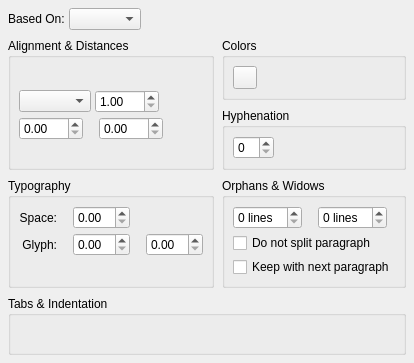
     <widget class="QWidget" name="tab">
      <attribute name="title">
       <string>Properties</string>
      </attribute>
      <layout class="QVBoxLayout" name="verticalLayout_8" stretch="0,0,0,1">
       <property name="spacing">
        <number>8</number>
       </property>
       <property name="leftMargin">
        <number>8</number>
       </property>
       <property name="topMargin">
        <number>8</number>
       </property>
       <property name="rightMargin">
        <number>8</number>
       </property>
       <property name="bottomMargin">
        <number>8</number>
       </property>
       <item>
        <layout class="QHBoxLayout">
         <property name="spacing">
          <number>4</number>
         </property>
         <item>
          <widget class="QLabel" name="parentLabel">
           <property name="text">
            <string>Based On:</string>
           </property>
           <property name="wordWrap">
            <bool>false</bool>
           </property>
          </widget>
         </item>
         <item>
          <widget class="QComboBox" name="parentCombo">
           <property name="toolTip">
            <string>Parent Style</string>
           </property>
           <property name="sizeAdjustPolicy">
            <enum>QComboBox::SizeAdjustPolicy::AdjustToContents</enum>
           </property>
          </widget>
         </item>
         <item>
          <spacer name="horizontalSpacer_10">
           <property name="orientation">
            <enum>Qt::Orientation::Horizontal</enum>
           </property>
           <property name="sizeHint" stdset="0">
            <size>
             <width>0</width>
             <height>20</height>
            </size>
           </property>
          </spacer>
         </item>
        </layout>
       </item>
       <item>
        <layout class="QGridLayout" name="gridLayout">
         <item row="0" column="1">
          <widget class="QGroupBox" name="smColorGroup">
           <property name="title">
            <string>Colors</string>
           </property>
           <layout class="QVBoxLayout" name="verticalLayout_4">
            <property name="spacing">
             <number>4</number>
            </property>
            <property name="leftMargin">
             <number>8</number>
            </property>
            <property name="topMargin">
             <number>8</number>
            </property>
            <property name="rightMargin">
             <number>8</number>
            </property>
            <property name="bottomMargin">
             <number>8</number>
            </property>
            <item>
             <layout class="QHBoxLayout" name="smColorGroupLayout">
              <property name="spacing">
               <number>16</number>
              </property>
              <item>
               <widget class="SMColorButton" name="backgroundColor">
                <property name="text">
                 <string/>
                </property>
               </widget>
              </item>
              <item>
               <spacer name="horizontalSpacer_12">
                <property name="orientation">
                 <enum>Qt::Orientation::Horizontal</enum>
                </property>
                <property name="sizeHint" stdset="0">
                 <size>
                  <width>0</width>
                  <height>20</height>
                 </size>
                </property>
               </spacer>
              </item>
             </layout>
            </item>
            <item>
             <spacer name="verticalSpacer_6">
              <property name="orientation">
               <enum>Qt::Orientation::Vertical</enum>
              </property>
              <property name="sizeHint" stdset="0">
               <size>
                <width>20</width>
                <height>0</height>
               </size>
              </property>
             </spacer>
            </item>
           </layout>
          </widget>
         </item>
         <item row="1" column="1">
          <widget class="QGroupBox" name="groupBox">
           <property name="title">
            <string>Hyphenation</string>
           </property>
           <layout class="QVBoxLayout" name="verticalLayout_7">
            <property name="spacing">
             <number>4</number>
            </property>
            <property name="leftMargin">
             <number>8</number>
            </property>
            <property name="topMargin">
             <number>8</number>
            </property>
            <property name="rightMargin">
             <number>8</number>
            </property>
            <property name="bottomMargin">
             <number>8</number>
            </property>
            <item>
             <layout class="QHBoxLayout" name="horizontalLayout_3" stretch="0,1">
              <item>
               <widget class="FormWidget" name="consecutiveHyphenLabel" native="true">
                <property name="sizePolicy">
                 <sizepolicy hsizetype="Preferred" vsizetype="Minimum">
                  <horstretch>0</horstretch>
                  <verstretch>0</verstretch>
                 </sizepolicy>
                </property>
                <property name="label" stdset="0">
                 <string/>
                </property>
                <layout class="QHBoxLayout" name="horizontalLayout_10">
                 <property name="leftMargin">
                  <number>0</number>
                 </property>
                 <property name="topMargin">
                  <number>0</number>
                 </property>
                 <property name="rightMargin">
                  <number>0</number>
                 </property>
                 <property name="bottomMargin">
                  <number>0</number>
                 </property>
                 <item>
                  <widget class="SMSpinBox" name="maxConsecutiveCountSpinBox">
                   <property name="toolTip">
                    <string>Maximum number of Hyphenations following each other.
A value of 0 means unlimited hyphenations.</string>
                   </property>
                  </widget>
                 </item>
                </layout>
               </widget>
              </item>
              <item>
               <spacer name="horizontalSpacer_5">
                <property name="orientation">
                 <enum>Qt::Orientation::Horizontal</enum>
                </property>
                <property name="sizeHint" stdset="0">
                 <size>
                  <width>0</width>
                  <height>20</height>
                 </size>
                </property>
               </spacer>
              </item>
             </layout>
            </item>
            <item>
             <spacer name="verticalSpacer_7">
              <property name="orientation">
               <enum>Qt::Orientation::Vertical</enum>
              </property>
              <property name="sizeHint" stdset="0">
               <size>
                <width>20</width>
                <height>0</height>
               </size>
              </property>
             </spacer>
            </item>
           </layout>
          </widget>
         </item>
         <item row="2" column="0">
          <widget class="QGroupBox" name="advSettingsGroupBox">
           <property name="enabled">
            <bool>true</bool>
           </property>
           <property name="minimumSize">
            <size>
             <width>0</width>
             <height>0</height>
            </size>
           </property>
           <property name="title">
            <string>Typography</string>
           </property>
           <layout class="QGridLayout" name="gridLayout_4">
            <property name="leftMargin">
             <number>8</number>
            </property>
            <property name="topMargin">
             <number>8</number>
            </property>
            <property name="rightMargin">
             <number>8</number>
            </property>
            <property name="bottomMargin">
             <number>8</number>
            </property>
            <property name="horizontalSpacing">
             <number>16</number>
            </property>
            <property name="verticalSpacing">
             <number>4</number>
            </property>
            <item row="0" column="1">
             <widget class="FormWidget" name="minSpaceLabel" native="true">
              <property name="sizePolicy">
               <sizepolicy hsizetype="Preferred" vsizetype="Minimum">
                <horstretch>0</horstretch>
                <verstretch>0</verstretch>
               </sizepolicy>
              </property>
              <property name="label" stdset="0">
               <string>Minimum</string>
              </property>
              <layout class="QHBoxLayout" name="horizontalLayout_8">
               <property name="leftMargin">
                <number>0</number>
               </property>
               <property name="topMargin">
                <number>0</number>
               </property>
               <property name="rightMargin">
                <number>0</number>
               </property>
               <property name="bottomMargin">
                <number>0</number>
               </property>
               <item>
                <widget class="SMScrSpinBox" name="minSpaceSpin">
                 <property name="minimumSize">
                  <size>
                   <width>0</width>
                   <height>0</height>
                  </size>
                 </property>
                 <property name="baseSize">
                  <size>
                   <width>0</width>
                   <height>0</height>
                  </size>
                 </property>
                 <property name="toolTip">
                  <string>Minimal width of spaces between words</string>
                 </property>
                </widget>
               </item>
              </layout>
             </widget>
            </item>
            <item row="1" column="2">
             <widget class="FormWidget" name="maxGlyphExtLabel" native="true">
              <property name="sizePolicy">
               <sizepolicy hsizetype="Preferred" vsizetype="Minimum">
                <horstretch>0</horstretch>
                <verstretch>0</verstretch>
               </sizepolicy>
              </property>
              <property name="label" stdset="0">
               <string>Maximum</string>
              </property>
              <layout class="QHBoxLayout" name="horizontalLayout_16">
               <property name="leftMargin">
                <number>0</number>
               </property>
               <property name="topMargin">
                <number>0</number>
               </property>
               <property name="rightMargin">
                <number>0</number>
               </property>
               <property name="bottomMargin">
                <number>0</number>
               </property>
               <item>
                <widget class="SMScrSpinBox" name="maxGlyphExtSpin">
                 <property name="minimumSize">
                  <size>
                   <width>0</width>
                   <height>0</height>
                  </size>
                 </property>
                 <property name="toolTip">
                  <string>Maximal extension of glyphs for justification</string>
                 </property>
                </widget>
               </item>
              </layout>
             </widget>
            </item>
            <item row="2" column="1">
             <spacer name="verticalSpacer_5">
              <property name="orientation">
               <enum>Qt::Orientation::Vertical</enum>
              </property>
              <property name="sizeHint" stdset="0">
               <size>
                <width>0</width>
                <height>0</height>
               </size>
              </property>
             </spacer>
            </item>
            <item row="0" column="0">
             <widget class="FormWidget" name="formWidget_3" native="true">
              <property name="sizePolicy">
               <sizepolicy hsizetype="Preferred" vsizetype="Minimum">
                <horstretch>0</horstretch>
                <verstretch>0</verstretch>
               </sizepolicy>
              </property>
              <property name="label" stdset="0">
               <string/>
              </property>
              <property name="preserveLabelSpace" stdset="0">
               <bool>true</bool>
              </property>
              <layout class="QHBoxLayout" name="horizontalLayout">
               <property name="leftMargin">
                <number>0</number>
               </property>
               <property name="topMargin">
                <number>0</number>
               </property>
               <property name="rightMargin">
                <number>0</number>
               </property>
               <property name="bottomMargin">
                <number>0</number>
               </property>
               <item>
                <widget class="QLabel" name="label">
                 <property name="text">
                  <string>Space:</string>
                 </property>
                 <property name="alignment">
                  <set>Qt::AlignmentFlag::AlignRight|Qt::AlignmentFlag::AlignTrailing|Qt::AlignmentFlag::AlignVCenter</set>
                 </property>
                </widget>
               </item>
              </layout>
             </widget>
            </item>
            <item row="1" column="1">
             <widget class="FormWidget" name="minGlyphExtLabel" native="true">
              <property name="sizePolicy">
               <sizepolicy hsizetype="Preferred" vsizetype="Minimum">
                <horstretch>0</horstretch>
                <verstretch>0</verstretch>
               </sizepolicy>
              </property>
              <property name="label" stdset="0">
               <string>Minimum</string>
              </property>
              <layout class="QHBoxLayout" name="horizontalLayout_14">
               <property name="leftMargin">
                <number>0</number>
               </property>
               <property name="topMargin">
                <number>0</number>
               </property>
               <property name="rightMargin">
                <number>0</number>
               </property>
               <property name="bottomMargin">
                <number>0</number>
               </property>
               <item>
                <widget class="SMScrSpinBox" name="minGlyphExtSpin">
                 <property name="minimumSize">
                  <size>
                   <width>0</width>
                   <height>0</height>
                  </size>
                 </property>
                 <property name="toolTip">
                  <string>Minimal shrinkage of glyphs for justification</string>
                 </property>
                </widget>
               </item>
              </layout>
             </widget>
            </item>
            <item row="1" column="0">
             <widget class="FormWidget" name="formWidget_4" native="true">
              <property name="sizePolicy">
               <sizepolicy hsizetype="Preferred" vsizetype="Minimum">
                <horstretch>0</horstretch>
                <verstretch>0</verstretch>
               </sizepolicy>
              </property>
              <property name="label" stdset="0">
               <string/>
              </property>
              <property name="preserveLabelSpace" stdset="0">
               <bool>true</bool>
              </property>
              <layout class="QHBoxLayout" name="horizontalLayout_2">
               <property name="leftMargin">
                <number>0</number>
               </property>
               <property name="topMargin">
                <number>0</number>
               </property>
               <property name="rightMargin">
                <number>0</number>
               </property>
               <property name="bottomMargin">
                <number>0</number>
               </property>
               <item>
                <widget class="QLabel" name="label_2">
                 <property name="text">
                  <string>Glyph:</string>
                 </property>
                 <property name="alignment">
                  <set>Qt::AlignmentFlag::AlignRight|Qt::AlignmentFlag::AlignTrailing|Qt::AlignmentFlag::AlignVCenter</set>
                 </property>
                </widget>
               </item>
              </layout>
             </widget>
            </item>
            <item row="1" column="3">
             <spacer name="horizontalSpacer">
              <property name="orientation">
               <enum>Qt::Orientation::Horizontal</enum>
              </property>
              <property name="sizeHint" stdset="0">
               <size>
                <width>0</width>
                <height>20</height>
               </size>
              </property>
             </spacer>
            </item>
           </layout>
          </widget>
         </item>
         <item row="0" column="0" rowspan="2">
          <widget class="QGroupBox" name="distancesBox">
           <property name="title">
            <string>Alignment &amp;&amp; Distances</string>
           </property>
           <layout class="QVBoxLayout" name="verticalLayout_2">
            <property name="spacing">
             <number>4</number>
            </property>
            <property name="leftMargin">
             <number>8</number>
            </property>
            <property name="topMargin">
             <number>8</number>
            </property>
            <property name="rightMargin">
             <number>8</number>
            </property>
            <property name="bottomMargin">
             <number>8</number>
            </property>
            <item>
             <layout class="QHBoxLayout" name="horizontalLayout_6" stretch="0,0,0,1">
              <property name="spacing">
               <number>16</number>
              </property>
              <item>
               <widget class="SMAlignSelect" name="alignment" native="true">
                <property name="sizePolicy">
                 <sizepolicy hsizetype="Minimum" vsizetype="Minimum">
                  <horstretch>0</horstretch>
                  <verstretch>0</verstretch>
                 </sizepolicy>
                </property>
                <property name="minimumSize">
                 <size>
                  <width>20</width>
                  <height>0</height>
                 </size>
                </property>
               </widget>
              </item>
              <item>
               <widget class="SMDirectionSelect" name="direction" native="true">
                <property name="minimumSize">
                 <size>
                  <width>20</width>
                  <height>0</height>
                 </size>
                </property>
               </widget>
              </item>
              <item>
               <widget class="SMOpticalMarginsWidget" name="optMarginWidget" native="true">
                <property name="minimumSize">
                 <size>
                  <width>20</width>
                  <height>0</height>
                 </size>
                </property>
               </widget>
              </item>
              <item>
               <spacer name="horizontalSpacer_4">
                <property name="orientation">
                 <enum>Qt::Orientation::Horizontal</enum>
                </property>
                <property name="sizeHint" stdset="0">
                 <size>
                  <width>0</width>
                  <height>20</height>
                 </size>
                </property>
               </spacer>
              </item>
             </layout>
            </item>
            <item>
             <layout class="QHBoxLayout" name="horizontalLayout_9" stretch="0,1">
              <property name="spacing">
               <number>16</number>
              </property>
              <item>
               <widget class="FormWidget" name="lineSpacingLabel" native="true">
                <property name="sizePolicy">
                 <sizepolicy hsizetype="Preferred" vsizetype="Minimum">
                  <horstretch>0</horstretch>
                  <verstretch>0</verstretch>
                 </sizepolicy>
                </property>
                <property name="label" stdset="0">
                 <string/>
                </property>
                <layout class="QHBoxLayout" name="horizontalLayout_4">
                 <property name="spacing">
                  <number>4</number>
                 </property>
                 <property name="leftMargin">
                  <number>0</number>
                 </property>
                 <property name="topMargin">
                  <number>0</number>
                 </property>
                 <property name="rightMargin">
                  <number>0</number>
                 </property>
                 <property name="bottomMargin">
                  <number>0</number>
                 </property>
                 <item>
                  <widget class="SMScComboBox" name="lineSpacingMode">
                   <property name="sizePolicy">
                    <sizepolicy hsizetype="MinimumExpanding" vsizetype="Fixed">
                     <horstretch>0</horstretch>
                     <verstretch>0</verstretch>
                    </sizepolicy>
                   </property>
                   <property name="toolTip">
                    <string>Line Spacing Mode</string>
                   </property>
                  </widget>
                 </item>
                 <item>
                  <widget class="SMScrSpinBox" name="lineSpacing">
                   <property name="toolTip">
                    <string>Line Spacing</string>
                   </property>
                   <property name="minimum">
                    <double>1.000000000000000</double>
                   </property>
                   <property name="maximum">
                    <double>300.000000000000000</double>
                   </property>
                  </widget>
                 </item>
                </layout>
               </widget>
              </item>
              <item>
               <spacer name="horizontalSpacer_8">
                <property name="orientation">
                 <enum>Qt::Orientation::Horizontal</enum>
                </property>
                <property name="sizeHint" stdset="0">
                 <size>
                  <width>0</width>
                  <height>20</height>
                 </size>
                </property>
               </spacer>
              </item>
             </layout>
            </item>
            <item>
             <layout class="QHBoxLayout" name="horizontalLayout_5">
              <property name="spacing">
               <number>16</number>
              </property>
              <item>
               <widget class="FormWidget" name="spaceAboveLabel" native="true">
                <property name="sizePolicy">
                 <sizepolicy hsizetype="Preferred" vsizetype="Minimum">
                  <horstretch>0</horstretch>
                  <verstretch>0</verstretch>
                 </sizepolicy>
                </property>
                <property name="label" stdset="0">
                 <string/>
                </property>
                <layout class="QHBoxLayout" name="horizontalLayout_18">
                 <property name="leftMargin">
                  <number>0</number>
                 </property>
                 <property name="topMargin">
                  <number>0</number>
                 </property>
                 <property name="rightMargin">
                  <number>0</number>
                 </property>
                 <property name="bottomMargin">
                  <number>0</number>
                 </property>
                 <item>
                  <widget class="SMScrSpinBox" name="spaceAbove">
                   <property name="toolTip">
                    <string>Space Above</string>
                   </property>
                   <property name="maximum">
                    <double>300.000000000000000</double>
                   </property>
                  </widget>
                 </item>
                </layout>
               </widget>
              </item>
              <item>
               <widget class="FormWidget" name="spaceBelowLabel" native="true">
                <property name="sizePolicy">
                 <sizepolicy hsizetype="Preferred" vsizetype="Minimum">
                  <horstretch>0</horstretch>
                  <verstretch>0</verstretch>
                 </sizepolicy>
                </property>
                <property name="label" stdset="0">
                 <string/>
                </property>
                <layout class="QHBoxLayout" name="horizontalLayout_19">
                 <property name="leftMargin">
                  <number>0</number>
                 </property>
                 <property name="topMargin">
                  <number>0</number>
                 </property>
                 <property name="rightMargin">
                  <number>0</number>
                 </property>
                 <property name="bottomMargin">
                  <number>0</number>
                 </property>
                 <item>
                  <widget class="SMScrSpinBox" name="spaceBelow">
                   <property name="toolTip">
                    <string>Space Below</string>
                   </property>
                   <property name="maximum">
                    <double>300.000000000000000</double>
                   </property>
                  </widget>
                 </item>
                </layout>
               </widget>
              </item>
              <item>
               <spacer name="horizontalSpacer_11">
                <property name="orientation">
                 <enum>Qt::Orientation::Horizontal</enum>
                </property>
                <property name="sizeHint" stdset="0">
                 <size>
                  <width>0</width>
                  <height>20</height>
                 </size>
                </property>
               </spacer>
              </item>
             </layout>
            </item>
            <item>
             <spacer name="verticalSpacer_3">
              <property name="orientation">
               <enum>Qt::Orientation::Vertical</enum>
              </property>
              <property name="sizeHint" stdset="0">
               <size>
                <width>0</width>
                <height>0</height>
               </size>
              </property>
             </spacer>
            </item>
           </layout>
          </widget>
         </item>
         <item row="2" column="1">
          <widget class="QGroupBox" name="textFlowBox">
           <property name="title">
            <string>Orphans &amp;&amp; Widows</string>
           </property>
           <layout class="QVBoxLayout" name="verticalLayout_3">
            <property name="spacing">
             <number>4</number>
            </property>
            <property name="leftMargin">
             <number>8</number>
            </property>
            <property name="topMargin">
             <number>8</number>
            </property>
            <property name="rightMargin">
             <number>8</number>
            </property>
            <property name="bottomMargin">
             <number>8</number>
            </property>
            <item>
             <layout class="QHBoxLayout" name="horizontalLayout_11">
              <property name="spacing">
               <number>16</number>
              </property>
              <item>
               <widget class="FormWidget" name="keepLabelStart" native="true">
                <property name="sizePolicy">
                 <sizepolicy hsizetype="Preferred" vsizetype="Minimum">
                  <horstretch>0</horstretch>
                  <verstretch>0</verstretch>
                 </sizepolicy>
                </property>
                <property name="label" stdset="0">
                 <string/>
                </property>
                <layout class="QHBoxLayout" name="horizontalLayout_13">
                 <property name="leftMargin">
                  <number>0</number>
                 </property>
                 <property name="topMargin">
                  <number>0</number>
                 </property>
                 <property name="rightMargin">
                  <number>0</number>
                 </property>
                 <property name="bottomMargin">
                  <number>0</number>
                 </property>
                 <item>
                  <widget class="SMSpinBox" name="keepLinesStart">
                   <property name="toolTip">
                    <string>Ensure that first lines of a paragraph won't end up separated from the rest (known as widow/orphan control)</string>
                   </property>
                   <property name="suffix">
                    <string> lines</string>
                   </property>
                   <property name="maximum">
                    <number>10</number>
                   </property>
                  </widget>
                 </item>
                </layout>
               </widget>
              </item>
              <item>
               <widget class="FormWidget" name="keepLabelEnd" native="true">
                <property name="sizePolicy">
                 <sizepolicy hsizetype="Preferred" vsizetype="Minimum">
                  <horstretch>0</horstretch>
                  <verstretch>0</verstretch>
                 </sizepolicy>
                </property>
                <property name="label" stdset="0">
                 <string/>
                </property>
                <layout class="QHBoxLayout" name="horizontalLayout_17">
                 <property name="leftMargin">
                  <number>0</number>
                 </property>
                 <property name="topMargin">
                  <number>0</number>
                 </property>
                 <property name="rightMargin">
                  <number>0</number>
                 </property>
                 <property name="bottomMargin">
                  <number>0</number>
                 </property>
                 <item>
                  <widget class="SMSpinBox" name="keepLinesEnd">
                   <property name="toolTip">
                    <string>Ensure that last lines of a paragraph won't end up separated from the rest (known as widow/orphan control)</string>
                   </property>
                   <property name="suffix">
                    <string> lines</string>
                   </property>
                   <property name="maximum">
                    <number>10</number>
                   </property>
                  </widget>
                 </item>
                </layout>
               </widget>
              </item>
              <item>
               <spacer name="horizontalSpacer_6">
                <property name="orientation">
                 <enum>Qt::Orientation::Horizontal</enum>
                </property>
                <property name="sizeHint" stdset="0">
                 <size>
                  <width>0</width>
                  <height>20</height>
                 </size>
                </property>
               </spacer>
              </item>
             </layout>
            </item>
            <item>
             <widget class="SMCheckBox" name="keepTogether">
              <property name="toolTip">
               <string>If checked, ensures that the paragraph won't be split across multiple pages or columns</string>
              </property>
              <property name="text">
               <string>Do not split paragraph</string>
              </property>
             </widget>
            </item>
            <item>
             <widget class="SMCheckBox" name="keepWithNext">
              <property name="toolTip">
               <string>If checked, automatically moves the paragraph to the next column or page if the next paragraph isn't on the same page or column</string>
              </property>
              <property name="text">
               <string>Keep with next paragraph</string>
              </property>
             </widget>
            </item>
            <item>
             <spacer name="verticalSpacer_4">
              <property name="orientation">
               <enum>Qt::Orientation::Vertical</enum>
              </property>
              <property name="sizeHint" stdset="0">
               <size>
                <width>20</width>
                <height>0</height>
               </size>
              </property>
             </spacer>
            </item>
           </layout>
          </widget>
         </item>
        </layout>
       </item>
       <item>
        <widget class="QGroupBox" name="tabsBox">
         <property name="title">
          <string>Tabs &amp;&amp; Indentation</string>
         </property>
         <layout class="QVBoxLayout">
          <property name="spacing">
           <number>4</number>
          </property>
          <property name="leftMargin">
           <number>8</number>
          </property>
          <property name="topMargin">
           <number>8</number>
          </property>
          <property name="rightMargin">
           <number>8</number>
          </property>
          <property name="bottomMargin">
           <number>8</number>
          </property>
          <item>
           <layout class="QHBoxLayout" name="tabsBoxLayout">
            <property name="spacing">
             <number>4</number>
            </property>
            <item>
             <widget class="SMTabruler" name="tabList" native="true">
              <property name="sizePolicy">
               <sizepolicy hsizetype="MinimumExpanding" vsizetype="Preferred">
                <horstretch>0</horstretch>
                <verstretch>0</verstretch>
               </sizepolicy>
              </property>
              <property name="minimumSize">
               <size>
                <width>0</width>
                <height>20</height>
               </size>
              </property>
             </widget>
            </item>
           </layout>
          </item>
         </layout>
        </widget>
       </item>
       <item>
        <spacer name="verticalSpacer">
         <property name="orientation">
          <enum>Qt::Orientation::Vertical</enum>
         </property>
         <property name="sizeHint" stdset="0">
          <size>
           <width>20</width>
           <height>0</height>
          </size>
         </property>
        </spacer>
       </item>
      </layout>
     </widget>
